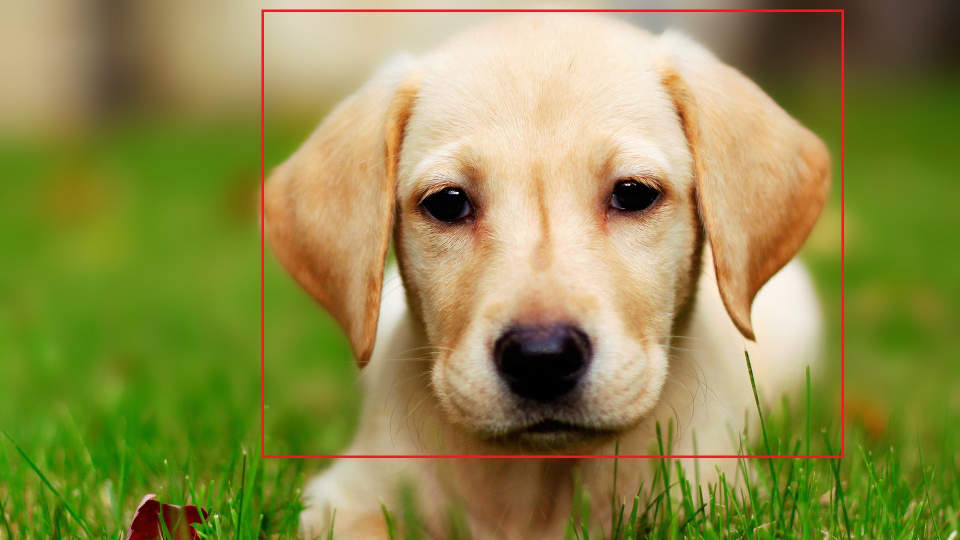
#> input picture Examples/Cute-Dog-Wallpaper.JPEG, 1920 x 1080 px (shown at 1/2 size); its folder holds 2 pictures in this run
$ python resize_img.py Examples   (older library calls are emulated)
#> lines starting #> are read from the running program, lines starting #| are printed output that depends on the picture
from PIL import Image
import os
import shutil
import sys


basewidth = 720
baseheight = 540
path = sys.argv[1]

if path[-1] != os.path.sep:
    path += os.path.sep
for filename in os.listdir(path):
    if not os.path.isdir(os.path.join(path, filename)):
        base, extension = os.path.splitext(filename)
        old_name = os.path.join(path, filename)
        new_name = os.path.join(path, base + "_resized" + extension)

        if extension == ".txt":
            shutil.copy(old_name, new_name)
        else:
            img = Image.open(path + filename)
#> img is the input picture: PIL image 1920x1080 RGB; mean R, G, B 144.2, 141.2, 75.8
            widht = img.size[0]
#> widht = 1920
            height = img.size[1]
#> height = 1080
            wpercent = (basewidth/float(widht))
#> wpercent = 0.375
            hsize = int((float(height)*float(wpercent)))
#> hsize = 405
            img = img.resize((basewidth, baseheight), Image.ANTIALIAS)
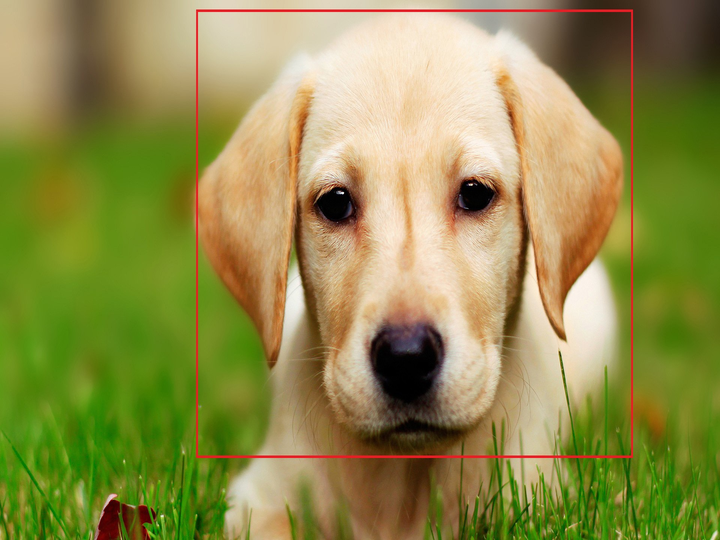
#> img: PIL image 720x540 RGB; mean R, G, B 144.2, 141.2, 75.8
            img.save(new_name)
            print(new_name + ' - ok!')
#> pass 2 of the loop `for filename in os.listdir(path):`:
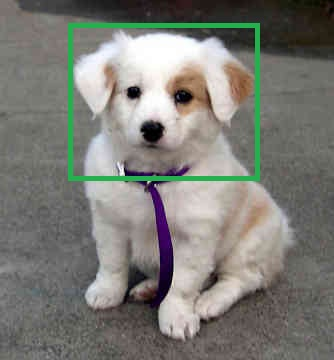
#> input picture Examples/dog.JPEG, 334 x 360 px
#> img is the input picture: PIL image 334x360 RGB; mean R, G, B 124.3, 123.9, 117.9
#> `img = img.resize((basewidth, baseheight), Image.ANTIALIAS)`:
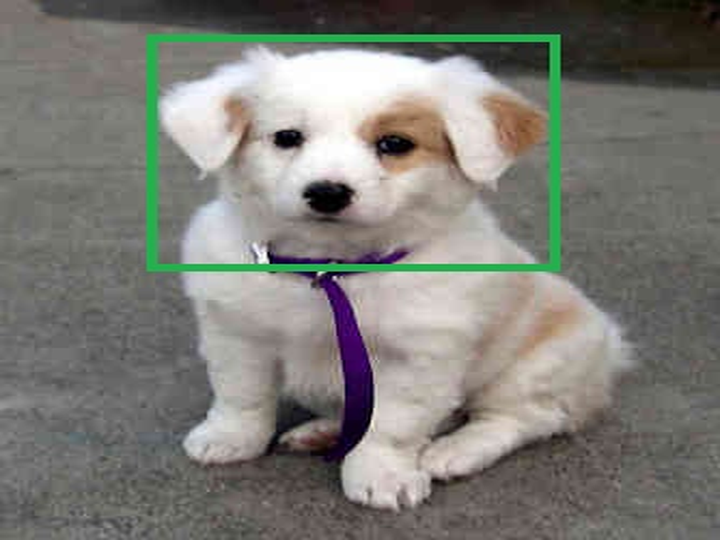
#> img: PIL image 720x540 RGB; mean R, G, B 124.3, 123.9, 117.9
